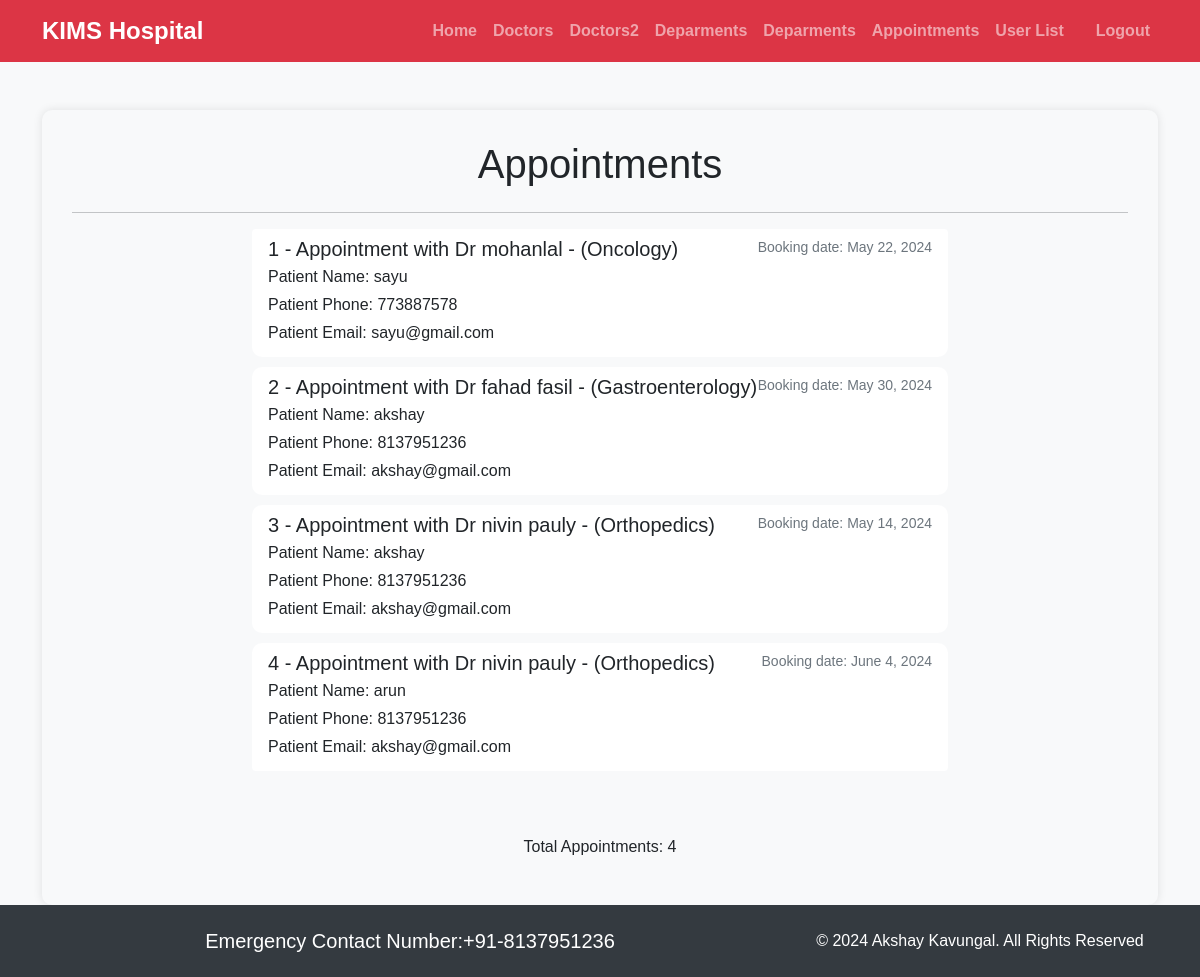
The page /booking_list/ on the database its author committed.
### customer/models.py (models this page shows, shortened)
class Booking(models.Model):
    user=models.ForeignKey(User, on_delete=models.CASCADE)
    p_name =models.CharField(max_length=100)
    p_phone =models.CharField(max_length=100)
    p_email =models.EmailField()
    doc_name =models.ForeignKey(Doctors, on_delete=models.CASCADE)
    booking_date = models.DateField()
    booked_on =models.DateField(auto_now=True)

class Doctors(models.Model):
    doc_name =models.CharField(max_length=100)
    doc_spec =models.CharField(max_length=100)
    dep_name =models.ForeignKey(Departments, on_delete=models.CASCADE)
    dep_image = models.ImageField(upload_to='doctors')
    def __str__(self):
        return 'Dr ' + self.doc_name + ' - (' + self.doc_spec + ')'

### admin1/views.py (the view)
# urls.py: path('booking_list/', views.booking_list, name='booking_list'),
def booking_list(request):
    booking=Booking.objects.all()
    return render(request,'admintemplate/booking_list.html',{'booking':booking})

### templates/admintemplate/booking_list.html (shortened to what this page needs)
{% extends 'admintemplate/base.html' %}
{% block content %}
<div class="container profile-container">
    <h1 class="text-center mb-4">Appointments</h1>
    <hr>
    <div class="row justify-content-center">
        <div class="col-md-8">
            <div class="list-group">
                {% for list in booking %}
                <div class="list-group-item list-group-item-action">
                    <div class="d-flex w-100 justify-content-between">
                        <h5 class="mb-1">{{ forloop.counter }} - Appointment with {{ list.doc_name }}</h5>
                        <small>Booking date: {{ list.booking_date }}</small>
                    </div>
                    <p class="mb-1">Patient Name: {{ list.p_name }}</p>
                    <p class="mb-1">Patient Phone: {{ list.p_phone }}</p>
                    <p class="mb-1">Patient Email: {{ list.p_email }}</p>
                </div>
                {% empty %}
                <div class="list-group-item">
                    No appointments yet.
                </div>
                {% endfor %}
            </div>
        </div>
    </div>
    <div class="text-center mt-4">
        <p>Total Appointments: {{ booking|length }}</p>
    </div>
</div>
{% endblock %}

### static/css/profile.css (style rules this page uses)
.profile-container { background-color: #f8f9fa; padding: 30px; border-radius: 10px; box-shadow: 0 0 10px rgba(0, 0, 0, 0.1); margin: 0 auto; }

### static/css/appo_list.css (style rules this page uses)
.list-group { margin-bottom: 30px; }
.list-group-item { border: none; border-radius: 10px; margin-bottom: 10px; }
.list-group-item h5 { margin-bottom: 5px; }
.list-group-item small { color: #6c757d; }
.list-group-item p { margin-bottom: 5px; }

### templates/admintemplate/base.html (style rules this page uses)
body { background-color: #f8f9fa; font-family: Arial, sans-serif; display: flex; flex-direction: column; min-height: 100vh; }

### rows shown on the page
Booking: doc_name "Dr mohanlal - (Oncology)", booking_date "May 22, 2024", p_name "sayu", p_phone "773887578", p_email "sayu@gmail.com"
Booking: doc_name "Dr fahad fasil - (Gastroenterology)", booking_date "May 30, 2024", p_name "akshay", p_phone "8137951236", p_email "akshay@gmail.com"
Booking: doc_name "Dr nivin pauly - (Orthopedics)", booking_date "May 14, 2024", p_name "akshay", p_phone "8137951236", p_email "akshay@gmail.com"
Booking: doc_name "Dr nivin pauly - (Orthopedics)", booking_date "June 4, 2024", p_name "arun", p_phone "8137951236", p_email "akshay@gmail.com"

### other values the page prints
{{ booking|length }} "4"
